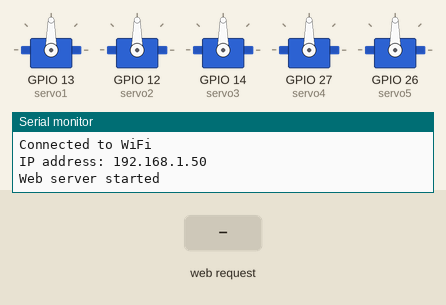
This sketch was run on a simulated ESP32. On the bench: 5 × servo, the last lines printed to the serial monitor. The inputs (shaded band) are chosen by the test bench. WiFi joins after 1.5 s; servers stay silent unless stated.

Above: at 3.2 s.
3.3 s: HTTP request GET /slider?servo=1&value=1 received
At 3.7 s:
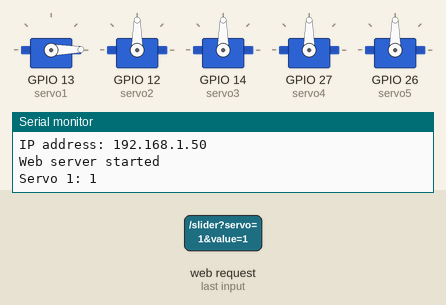
Timing chart, 0 to 6.3 s (numbered marks = the images above; inputs shaded):
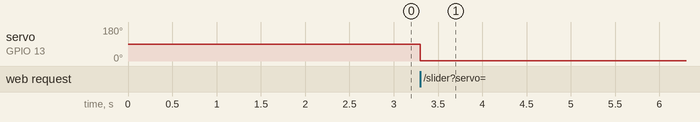

Measured:
- after the input at 3.3 s, servo on GPIO 13 (servo1): 90° → 1° at once

The sketch:

manual-control.ino
```cpp
#include <WiFi.h>
#include <WebServer.h>
#include <ESP32Servo.h>

const char* ssid = "Kipas Angin";
const char* password = "11223344";

WebServer server(80);
Servo servo1, servo2, servo3, servo4, servo5; // 5 Servo untuk lengan robot

void setup() {
  Serial.begin(115200);

  // Koneksi ke Wi-Fi
  WiFi.begin(ssid, password);
  while (WiFi.status() != WL_CONNECTED) {
    delay(1000);
    Serial.println("Connecting to WiFi...");
  }
  Serial.println("Connected to WiFi");

  // Menampilkan alamat IP ESP32
  Serial.print("IP address: ");
  Serial.println(WiFi.localIP());

  // Setup servo
  servo1.attach(13); // Pin untuk servo 1
  servo2.attach(12); // Pin untuk servo 2
  servo3.attach(14); // Pin untuk servo 3
  servo4.attach(27); // Pin untuk servo 4
  servo5.attach(26); // Pin untuk servo 5

  // Atur handler untuk request HTTP
  server.on("/", handleRoot);
  server.on("/slider", handleSlider);
  server.begin();
  Serial.println("Web server started");
}

void handleRoot() {
  // Kirim halaman web dengan 5 slider
  String html = "<h1>Kontrol 5 DOF Robot Arm</h1>";
  html += "<label>Servo 1: </label><input type='range' min='0' max='180' value='90' id='servo1' onchange='sendServo(1, this.value)'><br>";
  html += "<label>Servo 2: </label><input type='range' min='0' max='180' value='90' id='servo2' onchange='sendServo(2, this.value)'><br>";
  html += "<label>Servo 3: </label><input type='range' min='0' max='180' value='90' id='servo3' onchange='sendServo(3, this.value)'><br>";
  html += "<label>Servo 4: </label><input type='range' min='0' max='180' value='90' id='servo4' onchange='sendServo(4, this.value)'><br>";
  html += "<label>Servo 5: </label><input type='range' min='0' max='180' value='90' id='servo5' onchange='sendServo(5, this.value)'><br>";

  html += "<script>";
  html += "function sendServo(servo, value) {";
  html += "  var xhttp = new XMLHttpRequest();";
  html += "  xhttp.open('GET', '/slider?servo=' + servo + '&value=' + value, true);";
  html += "  xhttp.send();";
  html += "}";
  html += "</script>";

  server.send(200, "text/html", html);
}

void handleSlider() {
  if (server.hasArg("servo") && server.hasArg("value")) {
    int servo = server.arg("servo").toInt();
    int value = server.arg("value").toInt();

    // Tampilkan nilai slider di Serial Monitor
    Serial.print("Servo ");
    Serial.print(servo);
    Serial.print(": ");
    Serial.println(value);

    // Gerakkan servo sesuai dengan slider
    switch (servo) {
      case 1:
        servo1.write(value);
        break;
      case 2:
        servo2.write(value);
        break;
      case 3:
        servo3.write(value);
        break;
      case 4:
        servo4.write(value);
        break;
      case 5:
        servo5.write(value);
        break;
    }

    // Kirim respon
    server.send(200, "text/html", "Moved Servo " + String(servo) + " to " + String(value) + " degrees");
  } else {
    server.send(400, "text/html", "Invalid Request");
  }
}

void loop() {
  server.handleClient(); // Tangani request HTTP
}
```
